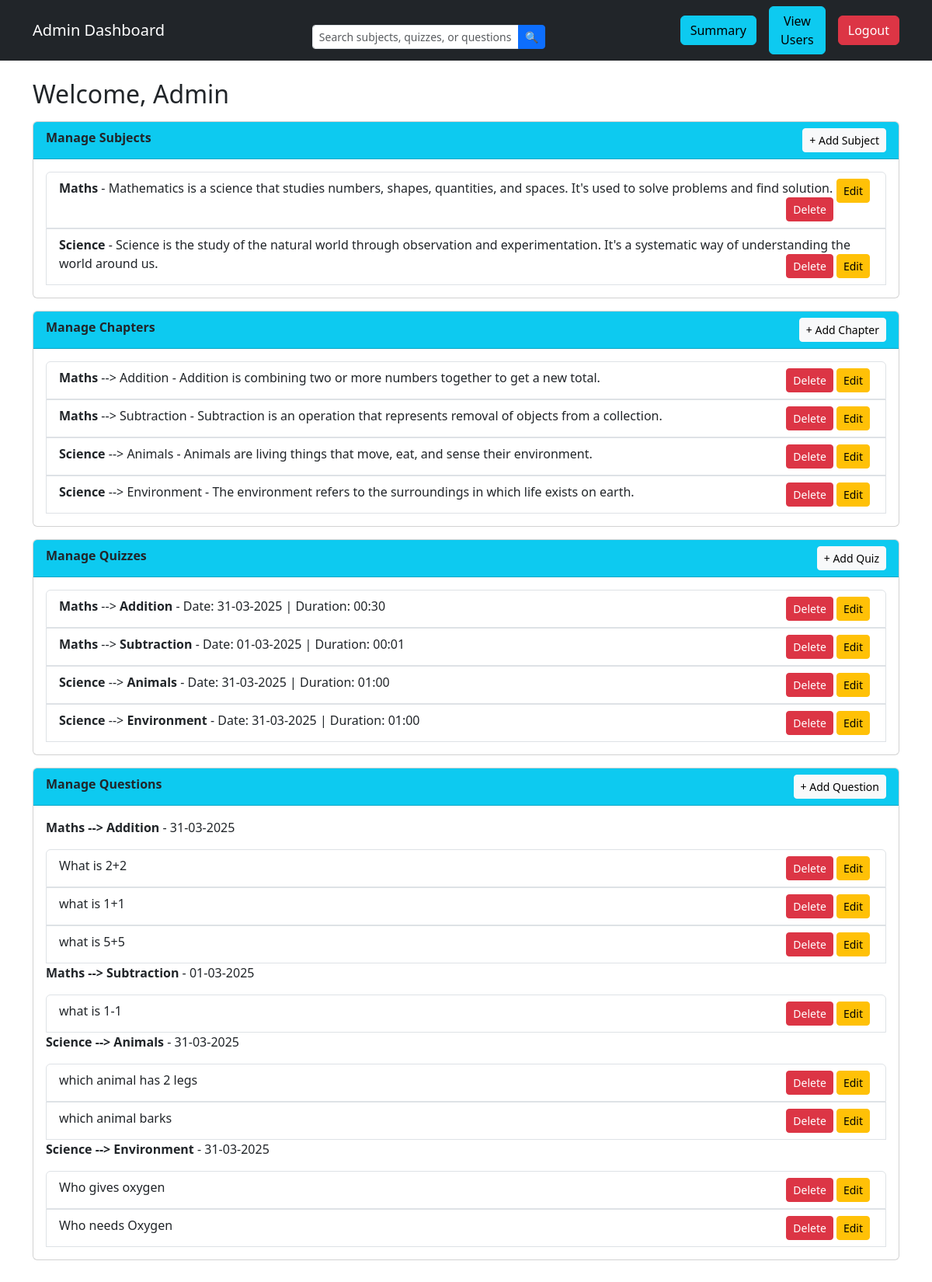
Screenshot of /admin_dashboard (signed in) with the database file from the repository.
### app.py (models this page shows)
class Subject(db.Model):
    __tablename__ = 'subject'
    SubjectID = db.Column(db.Integer, primary_key=True, autoincrement=True)
    Subjectname = db.Column(db.String(500), nullable=False)
    Description = db.Column(db.String(500), nullable=False)

class Chapter(db.Model):
    __tablename__ = 'chapter'
    ChapterID = db.Column(db.Integer, primary_key=True, autoincrement=True)
    Chaptername = db.Column(db.String(500), nullable=False)
    Description = db.Column(db.String(500), nullable=False)
    QuizR = db.relationship('Quiz', backref='chapter', lazy=True)
    SubjectID = db.Column(db.Integer, db.ForeignKey('subject.SubjectID'), nullable=False)
    subject = db.relationship('Subject', backref='chapters')

class Quiz(db.Model):
    __tablename__ = 'quiz'
    QuizID = db.Column(db.Integer, primary_key=True, autoincrement=True)
    Date_of_quiz = db.Column(db.Date, nullable=False)
    Time_duration = db.Column(db.String(5), nullable=False)
    Remarks = db.Column(db.String(500))
    ChapterID = db.Column(db.Integer, db.ForeignKey('chapter.ChapterID'), nullable=False)
    QuestionsR = db.relationship('Questions', backref='quiz', lazy=True)

class Questions(db.Model):
    __tablename__ = 'questions'
    QuestionID = db.Column(db.Integer, primary_key=True, autoincrement=True)
    Question_statement = db.Column(db.String(500), nullable=False)
    Option1 = db.Column(db.String(500), nullable=False)
    Option2 = db.Column(db.String(500), nullable=False)
    Option3 = db.Column(db.String(500), nullable=False)
    Option4 = db.Column(db.String(500), nullable=False)
    Correct_option = db.Column(db.String(500), nullable=False)
    QuizID = db.Column(db.Integer, db.ForeignKey('quiz.QuizID'), nullable=False)

### app.py (the view)
@app.route('/admin_dashboard', methods=['GET'])
def admin_dashboard():
    if 'user_id' not in session or session['role'] != 'admin':
        flash("Unauthorized access!", "danger")
        return redirect(url_for("home"))
    query = request.args.get('query', '').strip() #for search query
    users, subjects, quizzes, questions, chapters = [], [], [], [], []
    if query:
        users = User.query.filter(User.Username.ilike(f"%{query}%")).all()
        subjects = Subject.query.filter(Subject.Subjectname.ilike(f"%{query}%")).all()
        quizzes = Quiz.query.filter(Quiz.QuizID.ilike(f"%{query}%")).all()
        questions = Questions.query.filter(Questions.Question_statement.ilike(f"%{query}%")).all()
        chapters = Chapter.query.filter(Chapter.Chaptername.ilike(f"%{query}%")).all()
    else:
        users = User.query.all()
        subjects = Subject.query.all()
        quizzes = Quiz.query.all()
        questions = Questions.query.all()
        chapters = Chapter.query.all()
    return render_template("admin_dashboard.html", users=users, subjects=subjects, quizzes=quizzes, questions=questions, chapters=chapters)

### templates/admin_dashboard.html (shortened to what this page needs)
<!DOCTYPE html>
<html lang="en">
<head>
    <link href="https://cdn.jsdelivr.net/npm/bootstrap@5.3.2/dist/css/bootstrap.min.css" rel="stylesheet">
</head>
<body>
    <nav class="navbar navbar-expand-lg navbar-dark bg-dark">
        <div class="container">
            <a class="navbar-brand" href="#">Admin Dashboard</a>
                <div class="container mt-3">
                    <form method="GET" action="{{ url_for('admin_dashboard') }}" class="d-flex justify-content-center">
                        <div class="input-group" style="width: 300px;">
                            <input type="text" class="form-control form-control-sm" name="query"
                                placeholder="Search subjects, quizzes, or questions..." value="{{ request.args.get('query', '') }}">
                            <button class="btn btn-sm btn-primary" type="submit">🔍</button>
                        </div>
                    </form>
                </div>
                <a href="{{ url_for('admin_summary') }}" class="btn btn-info me-3">Summary</a>
                <a href="{{ url_for('user_info') }}" class="btn btn-info me-3">View Users</a>
            <div class="collapse navbar-collapse justify-content-end" id="navbarNav">
                <a href="{{ url_for('logout') }}" class="btn btn-danger">Logout</a>
            </div>
        </div>
    </nav>
    <div class="container mt-4">
        <h2>Welcome, Admin</h2>
<div class="card mt-3">
    <div class="card-header bg-info text-dark fw-bold">
        Manage Subjects
        <button class="btn btn-sm btn-light float-end" data-bs-toggle="modal" data-bs-target="#addSubjectModal">+ Add Subject</button>
    </div>
    <div class="card-body">
        {% if subjects %}
        <ul class="list-group">
            {% for subject in subjects %}
            <li class="list-group-item">
                <strong>{{ subject.Subjectname }}</strong> - {{ subject.Description }}
                <button class="btn btn-warning btn-sm float-end mx-1" data-bs-toggle="modal" data-bs-target="#editSubjectModal{{ subject.SubjectID }}">Edit</button>
                <a href="{{ url_for('delete_subject', subject_id=subject.SubjectID) }}" class="btn btn-danger btn-sm float-end">Delete</a>
            </li>
            {% endfor %}
        </ul>
        {% else %}
        <p>No subjects available.</p>
        {% endif %}
    </div>
</div>
<div class="card mt-3">
    <div class="card-header bg-info text-dark fw-bold">
        Manage Chapters
        <button class="btn btn-sm btn-light float-end" data-bs-toggle="modal" data-bs-target="#addChapterModal">+ Add Chapter</button>
    </div>
    <div class="card-body">
        {% if chapters %}
        <ul class="list-group">
            {% for chapter in chapters %}
            <li class="list-group-item">
                <strong>{{ chapter.subject.Subjectname }}</strong> --> {{ chapter.Chaptername }} - {{ chapter.Description }}
                <button class="btn btn-warning btn-sm float-end mx-1" data-bs-toggle="modal" data-bs-target="#editChapterModal{{ chapter.ChapterID }}">Edit</button>
                <a href="{{ url_for('delete_chapter', chapter_id=chapter.ChapterID) }}" class="btn btn-danger btn-sm float-end">Delete</a>
            </li>
            {% endfor %}
        </ul>
        {% else %}
        <p>No chapters available.</p>
        {% endif %}
    </div>
</div>
<div class="card mt-3">
    <div class="card-header bg-info text-dark fw-bold">
        Manage Quizzes
        <button class="btn btn-sm btn-light float-end" data-bs-toggle="modal" data-bs-target="#addQuizModal">+ Add Quiz</button>
    </div>
    <div class="card-body">
        {% if quizzes %}
        <ul class="list-group">
            {% for quiz in quizzes %}
            <li class="list-group-item">
                <strong>{{ quiz.chapter.subject.Subjectname }}</strong> --> <strong>{{ quiz.chapter.Chaptername }}</strong> - Date:  {{ quiz.Date_of_quiz.strftime('%d-%m-%Y') }} | Duration: {{ quiz.Time_duration }}
                <button class="btn btn-warning btn-sm float-end mx-1" data-bs-toggle="modal" data-bs-target="#editQuizModal{{ quiz.QuizID }}">Edit</button>
                <a href="{{ url_for('delete_quiz', quiz_id=quiz.QuizID) }}" class="btn btn-danger btn-sm float-end">Delete</a>
            </li>
            {% endfor %}
        </ul>
        {% else %}
        <p>No quizzes available.</p>
        {% endif %}
    </div>
</div>
<div class="card mt-3">
    <div class="card-header bg-info text-dark fw-bold">
        Manage Questions
        <button class="btn btn-sm btn-light float-end" data-bs-toggle="modal" data-bs-target="#addQuestionModal">+ Add Question</button>
    </div>
    <div class="card-body">
        {% if quizzes %}
            {% for quiz in quizzes %}
            <p>
                <strong>{{ quiz.chapter.subject.Subjectname }} --> {{ quiz.chapter.Chaptername }}</strong> -
                {{ quiz.Date_of_quiz.strftime('%d-%m-%Y') }}
            </p>
                <ul class="list-group">
                    {% for question in quiz.QuestionsR %}
                        <li class="list-group-item">
                            {{ question.Question_statement }}
                            <button class="btn btn-warning btn-sm float-end mx-1" data-bs-toggle="modal" data-bs-target="#editQuestionModal{{ question.QuestionID }}">Edit</button>
                            <a href="{{ url_for('delete_question', question_id=question.QuestionID) }}" class="btn btn-danger btn-sm float-end">Delete</a>
                        </li>
                    {% endfor %}
                </ul>
            {% endfor %}
        {% else %}
            <p>No quizzes available.</p>
        {% endif %}
    </div>
</div>
</body>
</html>

### rows the page displays
Subject: Subjectname "Maths", Description "Mathematics is a science that studies numbers, shapes, quantities, and spaces. It's used to solve problems and find solution."
Subject: Subjectname "Science", Description "Science is the study of the natural world through observation and experimentation. It's a systematic way of understanding the world around us."
Chapter: subject.Subjectname "Maths", Chaptername "Addition", Description "Addition is combining two or more numbers together to get a new total."
Chapter: subject.Subjectname "Maths", Chaptername "Subtraction", Description "Subtraction is an operation that represents removal of objects from a collection."
Chapter: subject.Subjectname "Science", Chaptername "Animals", Description "Animals are living things that move, eat, and sense their environment."
Chapter: subject.Subjectname "Science", Chaptername "Environment", Description "The environment refers to the surroundings in which life exists on earth."
Quiz: chapter.subject.Subjectname "Maths", chapter.Chaptername "Addition", Date_of_quiz "31-03-2025", Time_duration "00:30"
Quiz: chapter.subject.Subjectname "Maths", chapter.Chaptername "Subtraction", Date_of_quiz "01-03-2025", Time_duration "00:01"
Quiz: chapter.subject.Subjectname "Science", chapter.Chaptername "Animals", Date_of_quiz "31-03-2025", Time_duration "01:00"
Quiz: chapter.subject.Subjectname "Science", chapter.Chaptername "Environment", Date_of_quiz "31-03-2025", Time_duration "01:00"
Questions: Question_statement "What is 2+2"
Questions: Question_statement "what is 1+1"
Questions: Question_statement "what is 5+5"
Questions: Question_statement "what is 1-1"
Questions: Question_statement "which animal has 2 legs"
Questions: Question_statement "which animal barks"
Questions: Question_statement "Who gives oxygen"
Questions: Question_statement "Who needs Oxygen"
